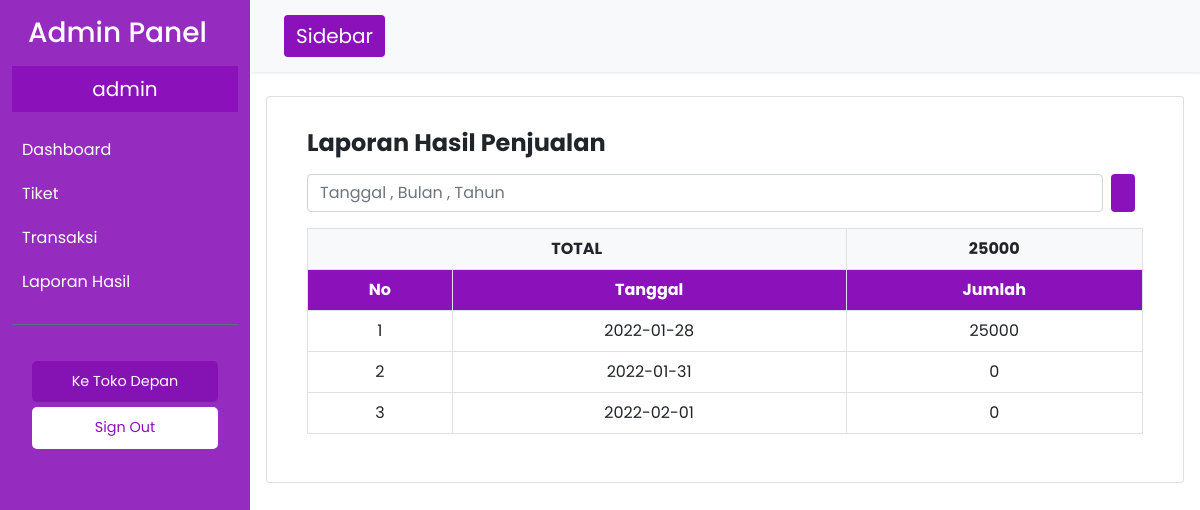
Page /admin/hasil.php (signed in) on the earlier database version.
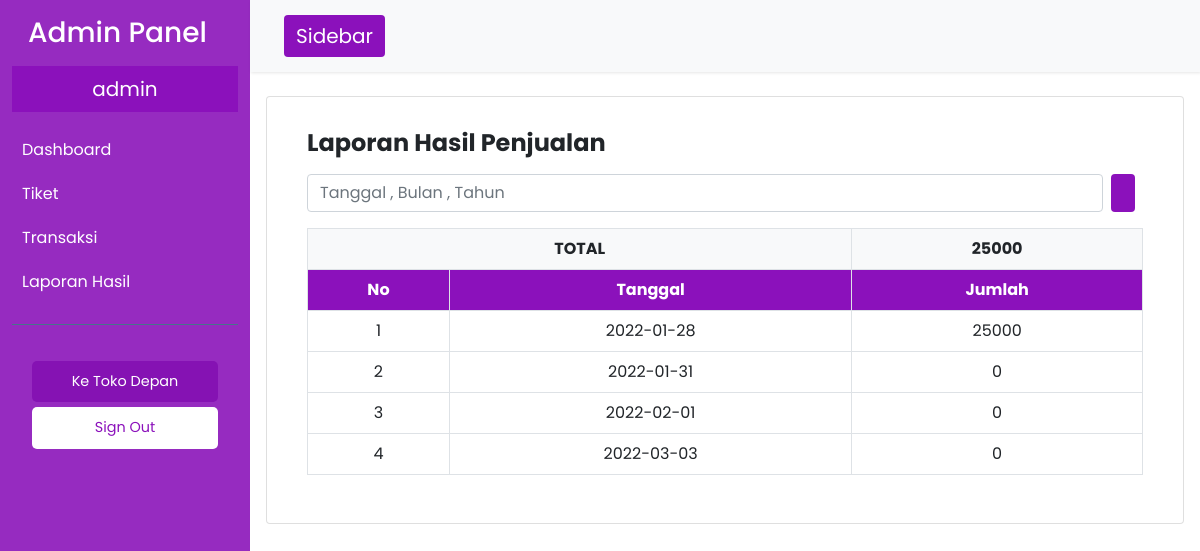
Same page on the later database version.
### tables this page shows
CREATE TABLE `hasil` (
  `id_hasil` int(11) NOT NULL,
  `id_order` int(11) DEFAULT NULL,
  `tanggal` date DEFAULT NULL,
  `jumlah_total` decimal(40,0) DEFAULT NULL
);

### db/showHasil.php (the view, shortened to what this page needs)
<?php
    $no = 1;
    if(!isset($_GET['q'])) {
        $elHasil = mysqli_query($konek,"SELECT * FROM hasil");
        foreach($elHasil as $row) {
?>
                <tr>
                    <td><?=$no++;?></td>
                    <td><?=$row['tanggal']?></td>
                    <td><?=$row['jumlah_total']?></td>
                </tr>
<?php
        }
    }
?>

Differences in the rows shown:
added hasil: tanggal "2022-03-03", jumlah_total "0"
